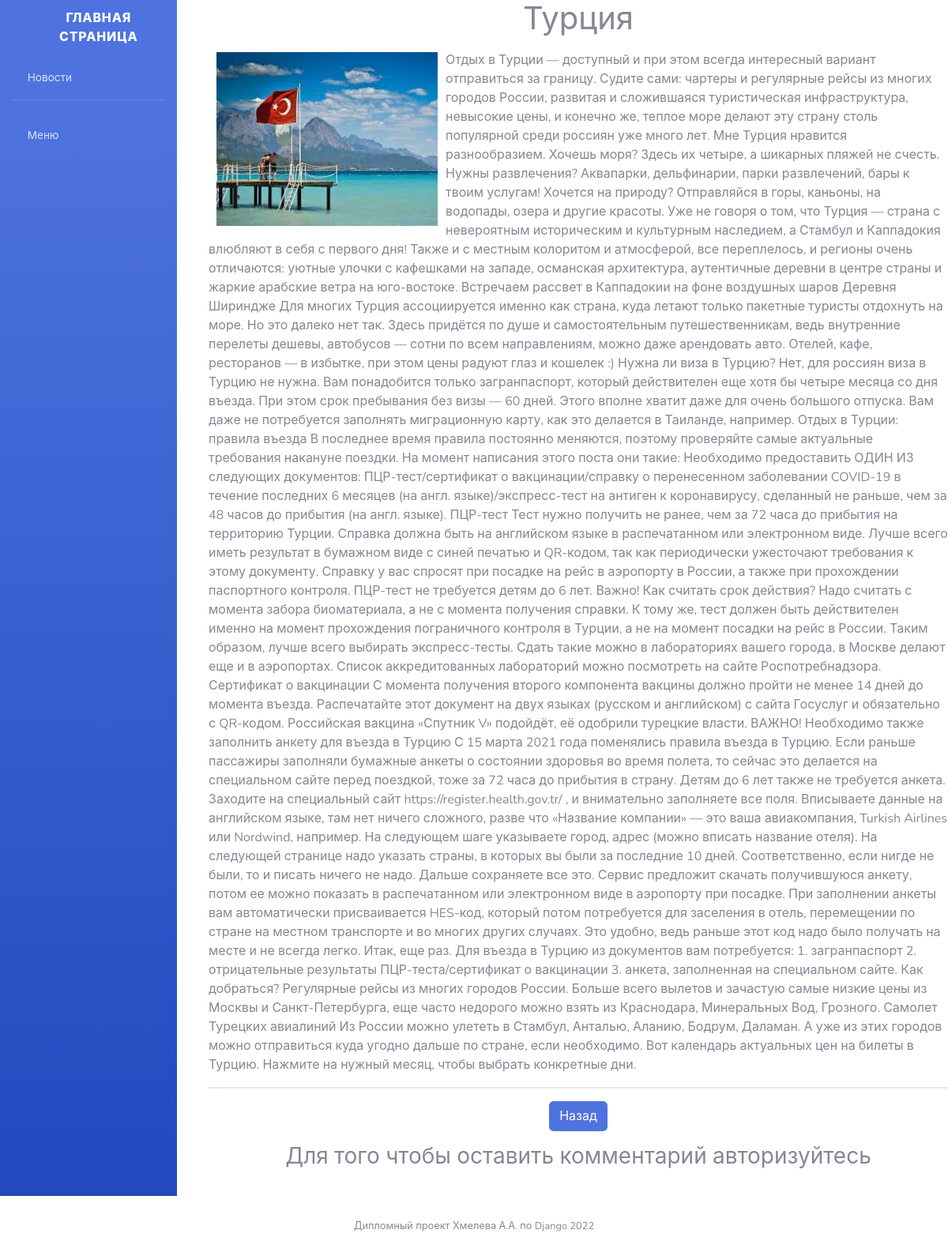
The app's page /news/turciya/ with its own data.
### news_site/models.py (models this page shows, shortened)
class News(models.Model):
    title = models.CharField(max_length=255, verbose_name='Название')
    slug = models.SlugField(max_length=255, unique=True, db_index=True, verbose_name='URL')
    content = models.TextField(blank=True, verbose_name='Контент')
    photo = models.ImageField(upload_to='photos/%Y/%m/%d', verbose_name='Фото')
    time_create = models.DateTimeField(auto_now_add=True, verbose_name='Вермя создания')
    time_update = models.DateTimeField(auto_now=True, verbose_name='Время изменения')
    is_published = models.BooleanField(default=True, verbose_name='Опубликованно')
    category = models.ForeignKey(Category, on_delete=models.PROTECT, verbose_name='Категория')
    def __str__(self):
        return self.title
    class Meta:
        verbose_name = 'Новость'
        verbose_name_plural = 'Новости'
        ordering = ['time_create', 'title']

### news_site/views.py (the view)
# urls.py: path('news/<slug:news_slug>/', ShowNews.as_view(), name='news'),
class ShowNews(DeleteView):
    model = News
    template_name = 'show_news.html'
    context_object_name = 'news'
    slug_url_kwarg = 'news_slug'
    def get_context_data(self, **kwargs):
        context = super().get_context_data(**kwargs)
        context['title'] = News.objects.get(slug=self.kwargs['news_slug'])
        return context

### news_site/models.py (called while the page is built)
    def get_absolute_url(self):
        return reverse('category', kwargs={'cat_slug': self.slug})

### news_site/templatetags/news_site_tags.py (called while the page is built)
@register.simple_tag()
def get_categories():
    categories = Category.objects.all()     # не забудь сделать фильтр( если новостей в категории 0 тогда не выводи категорию)
    return categories

### templates/show_news.html (shortened to what this page needs)
{% extends 'base.html' %}
{% load news_site_tags %}
{% load static %}
{% block body %}
<div id="wrapper">
    <ul class="navbar-nav bg-gradient-primary sidebar sidebar-dark accordion" id="accordionSidebar">
        <a class="sidebar-brand d-flex align-items-center justify-content-center" href="{% url 'home' %}">
            <div class="sidebar-brand-icon rotate-n-15">
                <i class="fas fa-solid fa-house-user"></i>
            </div>
            <div class="sidebar-brand-text mx-3">Главная страница</div>
        </a>
        <li class="nav-item">
            <a class="nav-link collapsed" href="#" data-toggle="collapse" data-target="#collapseUtilities"
               aria-expanded="true" aria-controls="collapseUtilities">
                <i class="fas fa-solid fa-globe"></i>
                <span>Новости</span>
            </a>
                    {% get_categories as categories %}
        </li>
        <hr class="sidebar-divider d-none d-md-block">
        <li class="nav-item">
            <a class="nav-link collapsed" href="#" data-toggle="collapse" data-target="#collapseTwo"
               aria-expanded="true" aria-controls="collapseTwo">
                <i class="fas fa-solid fa-bars"></i>
                <span>Меню</span>
            </a>
        </li>
    </ul>
    <ul>
        <div align="center">
            <h1>{{ news.title }}</h1>
        </div>
        {% if news.photo %}
        <p><img src="{{ news.photo.url }}" width="280" height="220" align="left" vspace="10" hspace="10"></p>
        <p>{{ news.content|linebreaks }}</p>
        {% endif %}
        <div class="border"></div>
        <p>
        <div align="center">
            <a class="btn btn-primary" href="{% url 'back' %}">Назад</a>
        </div>
        </p>
        {% if request.user.is_authenticated %}
        <div >
            <h3 >
                <span></span>Оставить комменатрий</h3>
            <form action="{% url 'comment' news.id %}" method="post" class="mt-4" >
                {% csrf_token %}
                <input type="hidden" name="parent" value="">
                <div >
                    <label >
                        Ваш комментарий *
                    </label>
                    <textarea class="form-control border" rows="5" name="text"></textarea>
                </div>
                <div class="d-sm-flex">
                    <div class="col-sm-6 form-group p-0 editContent">
                        <label for="contactusername" class="editContent">
                            Имя *
                        </label>
                        <input type="text" class="form-control border" name="name"
                               id="contactusername" required="">
                    </div>
                    <div class="col-sm-6 form-group ml-sm-3 editContent">
                        <label for="contactemail" class="editContent">
                            Email *
                        </label>
                        <input type="email" class="form-control border" name="email"
                               id="contactemail" required="">
                    </div>
                </div>
                <button type="submit"
                        class="mt-4 btn btn-primary btn-block py-3">
                    Отправить
                </button>
            </form>
        </div>
        {% else %}
        <h3 align="center">Для того чтобы оставить комментарий авторизуйтесь</h3>
        {% endif %}
    </ul>
</div>
{% endblock %}

### records on screen
News: photo (picture), content "Отдых в Турции — доступный и при этом всегда интересный вариант отправиться за границу. Судите сами: чартеры и регулярные рейсы из многих городов России, развитая и сложившаяся туристическая инфраструктура, невысокие цены, и конечно же, теплое море делают эту страну столь популярной среди россиян уже много лет. Мне Турция нравится разнообразием. Хочешь моря? Здесь их четыре, а шикарных пляжей не счесть. Нужны развлечения? Аквапарки, дельфинарии, парки развлечений, бары к твоим услугам! Хочется на природу? Отправляйся в горы, каньоны, на водопады, озера и другие красоты. Уже не говоря о том, что Турция — страна с невероятным историческим и культурным наследием, а Стамбул и Каппадокия…"
